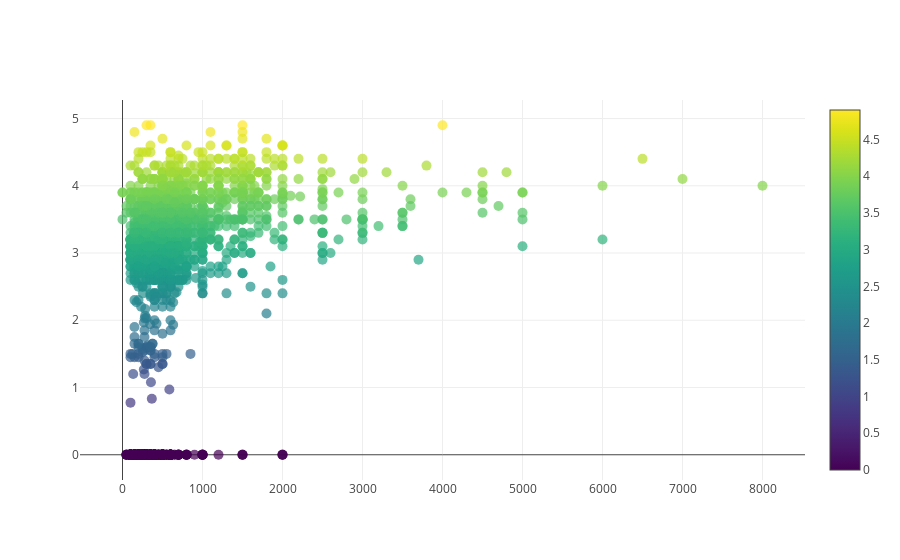

Notebook source saved alongside this figure:
### Code cell
data = [
    go.Scatter(x = data_india_rest['Average Cost for two'],
              y = data_india_rest['Aggregate rating'],
               text = data_india['Text'],
              mode = "markers",
               marker = dict(opacity = 0.7,
                            size = 10,
                            color = data_india_rest['Aggregate rating'], #Set color equalivant to rating
                            colorscale= 'Viridis',
                            showscale=True,
                             maxdisplayed=2500,
                            ),
                hoverinfo="text+x+y",
              )
]
iplot(data)

### Figure 1 — Plotly figure (JSON) as saved in the notebook; plotly's stock layout.template omitted (floating-point values rounded to 4 significant figures; data arrays with more than 128 entries replaced by an {"elided": "..."} marker saying what was removed)
{"data": [{"hoverinfo": "text+x+y", "marker": {"color": {"elided": "6604 float values"}, "colorscale": "Viridis", "maxdisplayed": 2500, "opacity": 0.7, "showscale": true, "size": 10}, "mode": "markers", "text": {"elided": "8652 str values"}, "type": "scatter", "x": {"elided": "6604 float values"}, "y": {"elided": "6604 float values"}}], "layout": {}}
